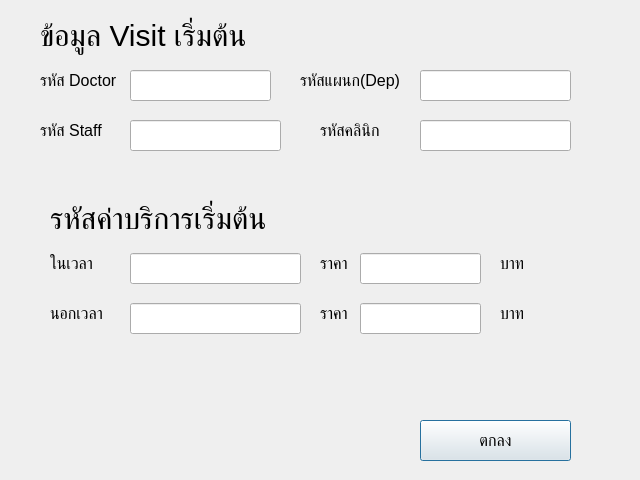
<?xml version="1.0" encoding="UTF-8"?>
<ui version="4.0">
 <class>Dialog</class>
 <widget class="QDialog" name="Dialog">
  <property name="geometry">
   <rect>
    <x>0</x>
    <y>0</y>
    <width>640</width>
    <height>480</height>
   </rect>
  </property>
  <property name="windowTitle">
   <string>Dialog</string>
  </property>
  <property name="styleSheet">
   <string notr="true">font-size:16px</string>
  </property>
  <widget class="QLabel" name="label">
   <property name="geometry">
    <rect>
     <x>50</x>
     <y>183</y>
     <width>581</width>
     <height>71</height>
    </rect>
   </property>
   <property name="styleSheet">
    <string notr="true">font-size:30px</string>
   </property>
   <property name="text">
    <string>รหัสค่าบริการเริ่มต้น</string>
   </property>
  </widget>
  <widget class="QLabel" name="label_2">
   <property name="geometry">
    <rect>
     <x>50</x>
     <y>253</y>
     <width>121</width>
     <height>21</height>
    </rect>
   </property>
   <property name="text">
    <string>ในเวลา</string>
   </property>
  </widget>
  <widget class="QLineEdit" name="i_price_code">
   <property name="geometry">
    <rect>
     <x>130</x>
     <y>253</y>
     <width>171</width>
     <height>31</height>
    </rect>
   </property>
  </widget>
  <widget class="QLabel" name="label_3">
   <property name="geometry">
    <rect>
     <x>320</x>
     <y>253</y>
     <width>51</width>
     <height>21</height>
    </rect>
   </property>
   <property name="text">
    <string>ราคา</string>
   </property>
  </widget>
  <widget class="QLineEdit" name="i_price_bath">
   <property name="geometry">
    <rect>
     <x>360</x>
     <y>253</y>
     <width>121</width>
     <height>31</height>
    </rect>
   </property>
  </widget>
  <widget class="QLabel" name="label_4">
   <property name="geometry">
    <rect>
     <x>500</x>
     <y>253</y>
     <width>51</width>
     <height>21</height>
    </rect>
   </property>
   <property name="text">
    <string>บาท</string>
   </property>
  </widget>
  <widget class="QLabel" name="label_5">
   <property name="geometry">
    <rect>
     <x>50</x>
     <y>303</y>
     <width>121</width>
     <height>21</height>
    </rect>
   </property>
   <property name="text">
    <string>นอกเวลา</string>
   </property>
  </widget>
  <widget class="QLineEdit" name="o_price_code">
   <property name="geometry">
    <rect>
     <x>130</x>
     <y>303</y>
     <width>171</width>
     <height>31</height>
    </rect>
   </property>
  </widget>
  <widget class="QLabel" name="label_6">
   <property name="geometry">
    <rect>
     <x>320</x>
     <y>303</y>
     <width>51</width>
     <height>21</height>
    </rect>
   </property>
   <property name="text">
    <string>ราคา</string>
   </property>
  </widget>
  <widget class="QLineEdit" name="o_price_bath">
   <property name="geometry">
    <rect>
     <x>360</x>
     <y>303</y>
     <width>121</width>
     <height>31</height>
    </rect>
   </property>
  </widget>
  <widget class="QLabel" name="label_7">
   <property name="geometry">
    <rect>
     <x>500</x>
     <y>303</y>
     <width>51</width>
     <height>21</height>
    </rect>
   </property>
   <property name="text">
    <string>บาท</string>
   </property>
  </widget>
  <widget class="QPushButton" name="btn_ok">
   <property name="geometry">
    <rect>
     <x>420</x>
     <y>420</y>
     <width>151</width>
     <height>41</height>
    </rect>
   </property>
   <property name="text">
    <string>ตกลง</string>
   </property>
   <property name="default">
    <bool>true</bool>
   </property>
  </widget>
  <widget class="QLabel" name="label_8">
   <property name="geometry">
    <rect>
     <x>40</x>
     <y>0</y>
     <width>581</width>
     <height>71</height>
    </rect>
   </property>
   <property name="styleSheet">
    <string notr="true">font-size:30px</string>
   </property>
   <property name="text">
    <string>ข้อมูล Visit เริ่มต้น</string>
   </property>
  </widget>
  <widget class="QLabel" name="label_10">
   <property name="geometry">
    <rect>
     <x>40</x>
     <y>120</y>
     <width>121</width>
     <height>21</height>
    </rect>
   </property>
   <property name="text">
    <string>รหัส Staff</string>
   </property>
  </widget>
  <widget class="QLineEdit" name="doctor">
   <property name="geometry">
    <rect>
     <x>130</x>
     <y>70</y>
     <width>141</width>
     <height>31</height>
    </rect>
   </property>
  </widget>
  <widget class="QLineEdit" name="dep">
   <property name="geometry">
    <rect>
     <x>420</x>
     <y>70</y>
     <width>151</width>
     <height>31</height>
    </rect>
   </property>
  </widget>
  <widget class="QLineEdit" name="spclty">
   <property name="geometry">
    <rect>
     <x>420</x>
     <y>120</y>
     <width>151</width>
     <height>31</height>
    </rect>
   </property>
  </widget>
  <widget class="QLineEdit" name="staff">
   <property name="geometry">
    <rect>
     <x>130</x>
     <y>120</y>
     <width>151</width>
     <height>31</height>
    </rect>
   </property>
  </widget>
  <widget class="QLabel" name="label_12">
   <property name="geometry">
    <rect>
     <x>300</x>
     <y>70</y>
     <width>111</width>
     <height>21</height>
    </rect>
   </property>
   <property name="text">
    <string>รหัสแผนก(Dep)</string>
   </property>
  </widget>
  <widget class="QLabel" name="label_13">
   <property name="geometry">
    <rect>
     <x>40</x>
     <y>70</y>
     <width>121</width>
     <height>21</height>
    </rect>
   </property>
   <property name="text">
    <string>รหัส Doctor</string>
   </property>
  </widget>
  <widget class="QLabel" name="label_14">
   <property name="geometry">
    <rect>
     <x>320</x>
     <y>120</y>
     <width>91</width>
     <height>21</height>
    </rect>
   </property>
   <property name="text">
    <string>รหัสคลินิก</string>
   </property>
  </widget>
 </widget>
 <resources/>
 <connections/>
</ui>
